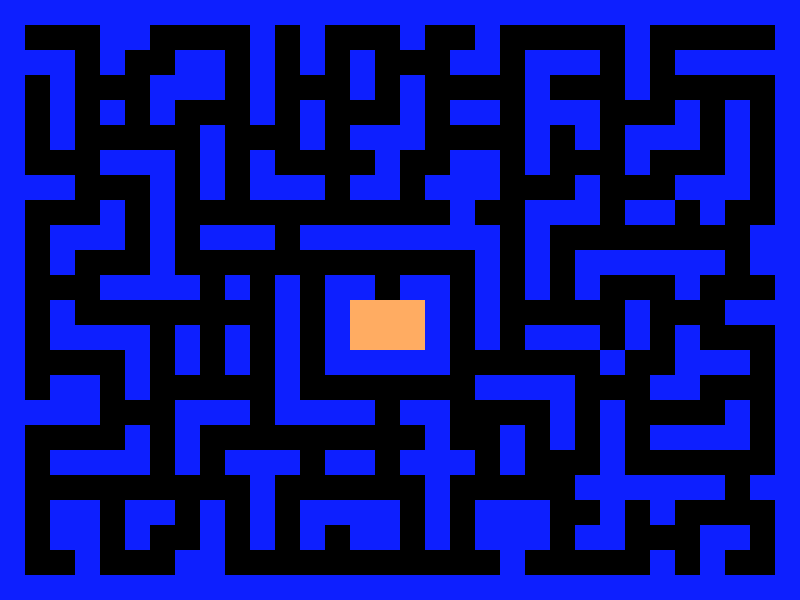

The image is a tile-based game level rendered from a .tmx file. Its description and complete source (layers, tilesets, objects, tile grids) follow:
An orthogonal 32x24 tile map with 25x25 px tiles, 1 tile layer (Calque de Tile 1).

<map version="1.0" orientation="orthogonal" renderorder="right-down" width="32" height="24" tilewidth="25" tileheight="25" nextobjectid="1">
 <tileset firstgid="1" name="TileSet" tilewidth="25" tileheight="25" tilecount="768" columns="32">
  <image source="TileSet.png" width="800" height="600" />
 </tileset>
 <layer name="Calque de Tile 1" width="32" height="24">
  <data encoding="csv">
1,1,1,1,1,1,1,1,1,1,1,1,1,1,1,1,1,1,1,1,1,1,1,1,1,1,1,1,1,1,1,1,
1,136,136,136,2,2,136,136,136,136,2,136,2,136,136,136,2,136,136,2,136,136,136,136,136,1,136,136,136,136,136,1,
1,2,2,136,2,136,136,2,2,136,2,136,2,136,2,136,136,136,2,2,136,1,1,1,136,1,136,1,1,1,1,1,
1,136,2,136,136,136,2,2,2,136,2,136,136,136,2,136,2,136,136,136,136,1,136,136,136,1,136,136,136,136,136,1,
1,136,2,136,2,136,2,136,136,136,2,136,2,136,136,136,2,136,2,2,136,1,1,1,136,136,136,1,136,1,136,1,
1,136,2,136,136,136,136,136,2,136,136,136,2,136,2,2,2,136,136,136,136,2,136,2,136,1,1,1,136,1,136,1,
1,136,136,136,2,2,2,136,2,136,2,136,136,136,136,2,136,136,2,2,136,2,136,136,136,2,136,136,136,1,136,1,
1,2,2,136,136,136,2,136,2,136,2,2,2,136,2,2,136,2,2,2,136,136,136,2,136,136,136,1,1,1,136,1,
1,136,136,136,2,136,2,136,136,136,136,136,136,136,136,136,136,136,2,136,136,2,2,2,136,2,2,136,2,136,136,1,
1,136,2,2,2,136,2,136,2,2,2,136,2,2,2,2,2,2,2,2,136,2,136,136,136,136,136,136,136,136,2,1,
1,136,2,136,136,136,2,136,136,136,136,136,136,136,136,136,136,136,136,2,136,2,136,2,2,2,2,2,2,136,2,1,
1,136,136,136,2,2,2,2,136,2,136,2,136,1,1,104,1,1,136,2,136,2,136,2,136,136,136,2,136,136,136,1,
1,136,2,136,136,136,136,136,136,136,136,2,136,1,69,69,69,1,136,2,136,136,136,136,136,2,136,136,136,2,2,1,
1,136,2,2,2,2,136,2,136,2,136,2,136,1,69,69,69,1,136,2,136,2,2,2,136,2,136,2,136,136,136,1,
1,136,136,136,136,2,136,2,136,2,136,2,136,1,1,1,1,1,136,136,136,136,136,136,2,136,136,2,2,2,136,1,
1,136,2,2,136,2,136,136,136,136,136,2,136,136,136,136,136,136,136,2,2,2,2,136,136,136,2,2,136,136,136,1,
1,2,2,2,136,136,136,2,2,2,136,2,2,2,2,136,2,2,136,136,136,136,2,136,2,136,136,136,136,2,136,1,
1,136,136,136,136,2,136,2,136,136,136,136,136,136,136,136,136,2,136,136,2,136,2,136,2,136,2,2,2,2,136,1,
1,136,2,2,2,2,136,2,136,2,2,2,136,2,2,136,2,2,2,136,2,136,136,136,2,136,136,136,136,136,136,1,
1,136,136,136,136,136,136,136,136,136,2,136,136,136,136,136,136,2,136,136,136,136,136,2,2,2,2,2,2,136,2,1,
1,136,2,2,136,2,2,136,2,136,2,136,2,2,2,2,136,2,136,2,2,2,136,136,2,136,2,136,136,136,136,1,
1,136,2,2,136,2,136,136,2,136,2,136,2,136,2,2,136,2,136,2,2,2,136,2,2,136,136,136,2,2,136,1,
1,136,136,2,136,136,136,2,2,136,136,136,136,136,136,136,136,136,136,136,2,136,136,136,136,136,2,136,2,136,136,1,
1,1,1,1,1,1,1,1,1,1,1,1,1,1,1,1,1,1,1,1,1,1,1,1,1,1,1,1,1,1,1,1
</data>
 </layer>
</map>